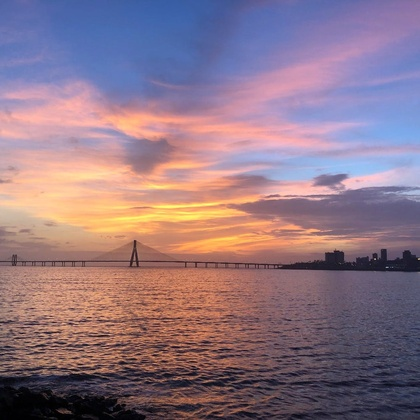
%> input picture src/Exp8/rgb.jpg, 420 x 420 px, shrunk from 1000 x 1000 before the run
$ octave Exp8_idealLowPass_b204.m   (GNU Octave 9; MATLAB toolbox functions it lacks are replaced by stand-ins)
%> lines starting %> are read from the running program, lines starting %| are printed output that depends on the picture; in (x1, y1, x2, y2) boxes, pixels count from 0 and x2, y2 are one past the last pixel; in counts of white or black regions, pixels touching at a corner belong together; the program's own positions count from 1
#Ideal Low pass filter:
clear all
clc
img = imread('rgb.jpg');
%> img is the input picture: size 420x420x3 uint8; mean R, G, B 143.2, 118.5, 132.6
img1 = rgb2gray(img);
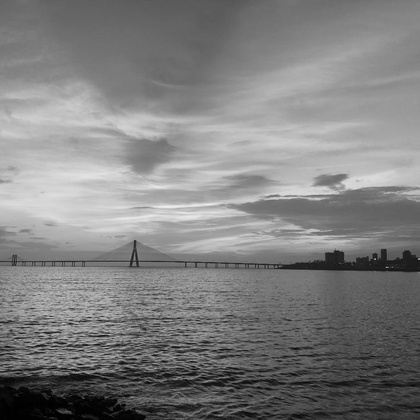
%> img1: size 420x420 uint8; min 0, max 237, mean 127.5
img2 = double(img1);
[row col]=size(img2);
%> row = 420; col = 420

D0 = input('Enter the cut-off frequency:    ');
%> the answer given: 3

for u=1:1:row
  for v=1:1:col
    D=((u-(row/2))^2+(v-(col/2))^2)^0.5;

    if D<D0
      H(u,v)=1;

    else
      H(u,v)=0;
    endif
  endfor
endfor
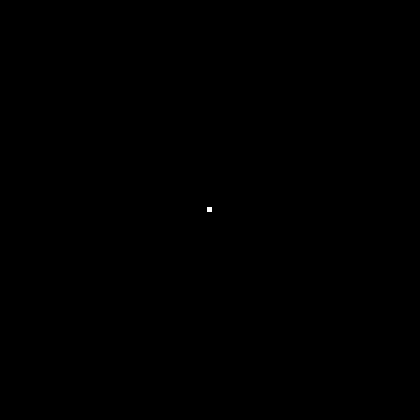
%> H: size 420x420 double; values 0 (black) and 1 (white), 0.01% white; 1 white region, box (x1, y1, x2, y2) and area: (207, 207, 212, 212) 25
vv=fft2(img2);
vc=fftshift(vv);

X=vc.*H;
X=abs(ifft2(X));
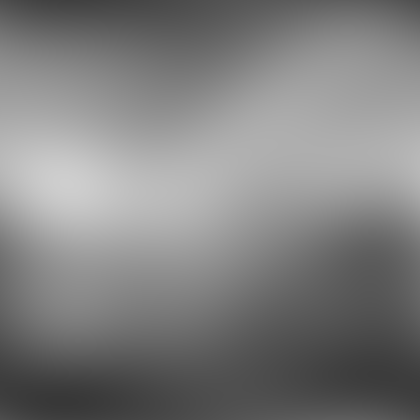
%> X: size 420x420 double; min 56.34, max 206.4, mean 127.7

subplot(2,2,1);imshow(uint8(img2));
subplot(2,2,2);mesh(H);
subplot(2,2,3);imshow(uint8(X))
subplot(2,2,4);imagesc(H),colormap(gray);
%> after `colormap(gray)`:
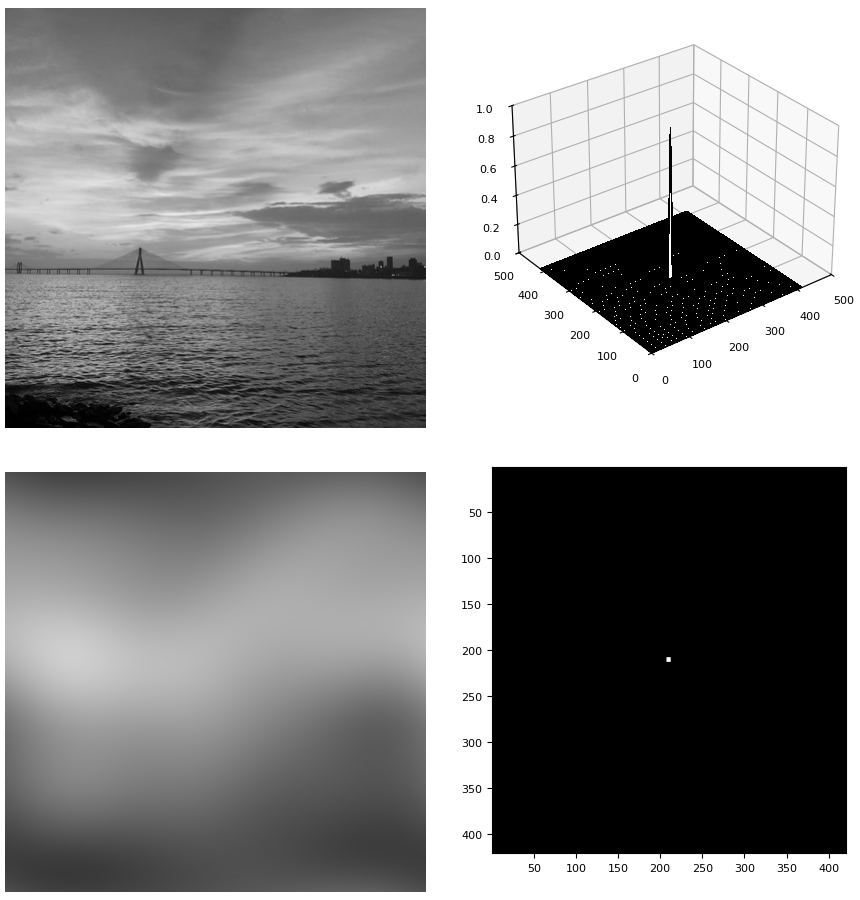
%> figure redrawn from the program's plot data, 4 panels
